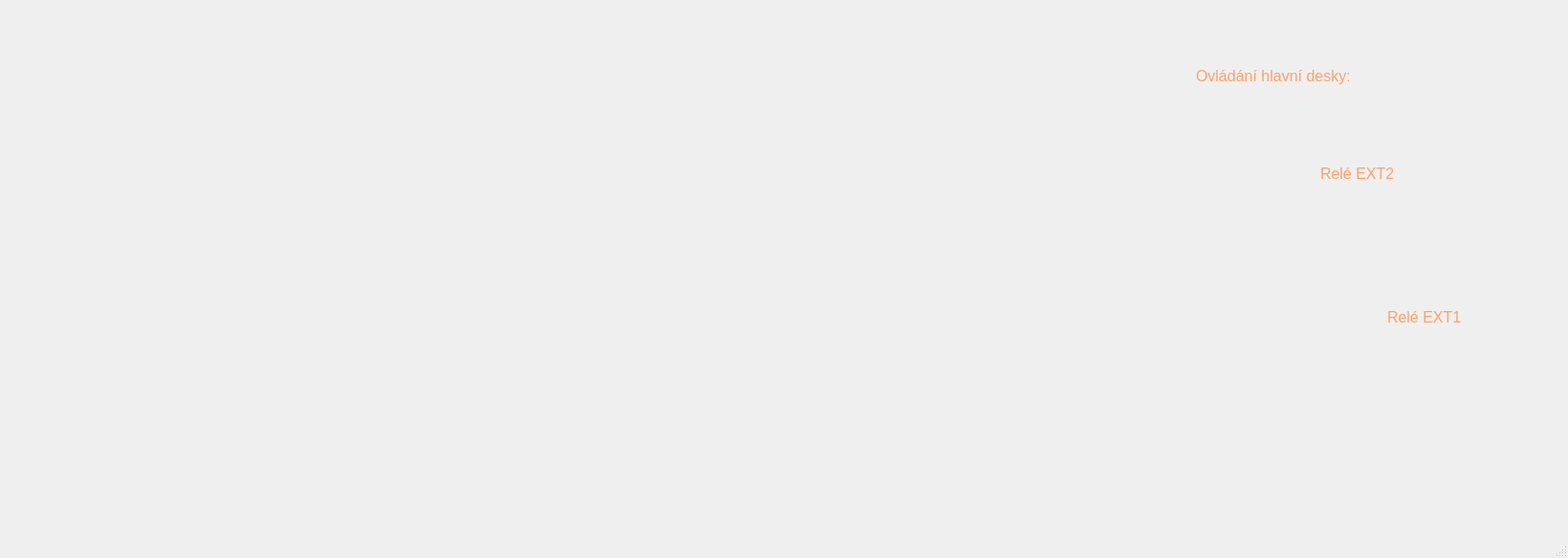
<?xml version="1.0" encoding="UTF-8"?>
<ui version="4.0">
 <class>MainWindow</class>
 <widget class="QMainWindow" name="MainWindow">
  <property name="geometry">
   <rect>
    <x>0</x>
    <y>0</y>
    <width>1639</width>
    <height>583</height>
   </rect>
  </property>
  <property name="windowTitle">
   <string>MainWindow</string>
  </property>
  <property name="unifiedTitleAndToolBarOnMac">
   <bool>false</bool>
  </property>
  <widget class="QWidget" name="centralwidget">
   <widget class="QLabel" name="label_54">
    <property name="geometry">
     <rect>
      <x>1250</x>
      <y>50</y>
      <width>160</width>
      <height>59</height>
     </rect>
    </property>
    <property name="styleSheet">
     <string notr="true">color: rgb(252, 161, 105);
font-size:12pt;
border-width : 0px</string>
    </property>
    <property name="text">
     <string>Ovládání hlavní desky:</string>
    </property>
   </widget>
   <widget class="QLabel" name="label_57">
    <property name="geometry">
     <rect>
      <x>1380</x>
      <y>120</y>
      <width>78</width>
      <height>123</height>
     </rect>
    </property>
    <property name="styleSheet">
     <string notr="true">color: rgb(252, 161, 105);
font-size:12pt;
border-width : 0px</string>
    </property>
    <property name="text">
     <string>Relé EXT2:</string>
    </property>
   </widget>
   <widget class="QLabel" name="label_55">
    <property name="geometry">
     <rect>
      <x>1450</x>
      <y>270</y>
      <width>78</width>
      <height>123</height>
     </rect>
    </property>
    <property name="styleSheet">
     <string notr="true">color: rgb(252, 161, 105);
font-size:12pt;
border-width : 0px</string>
    </property>
    <property name="text">
     <string>Relé EXT1:</string>
    </property>
   </widget>
  </widget>
  <widget class="QMenuBar" name="menubar">
   <property name="geometry">
    <rect>
     <x>0</x>
     <y>0</y>
     <width>1639</width>
     <height>21</height>
    </rect>
   </property>
  </widget>
  <widget class="QStatusBar" name="statusbar"/>
 </widget>
 <resources/>
 <connections/>
</ui>
